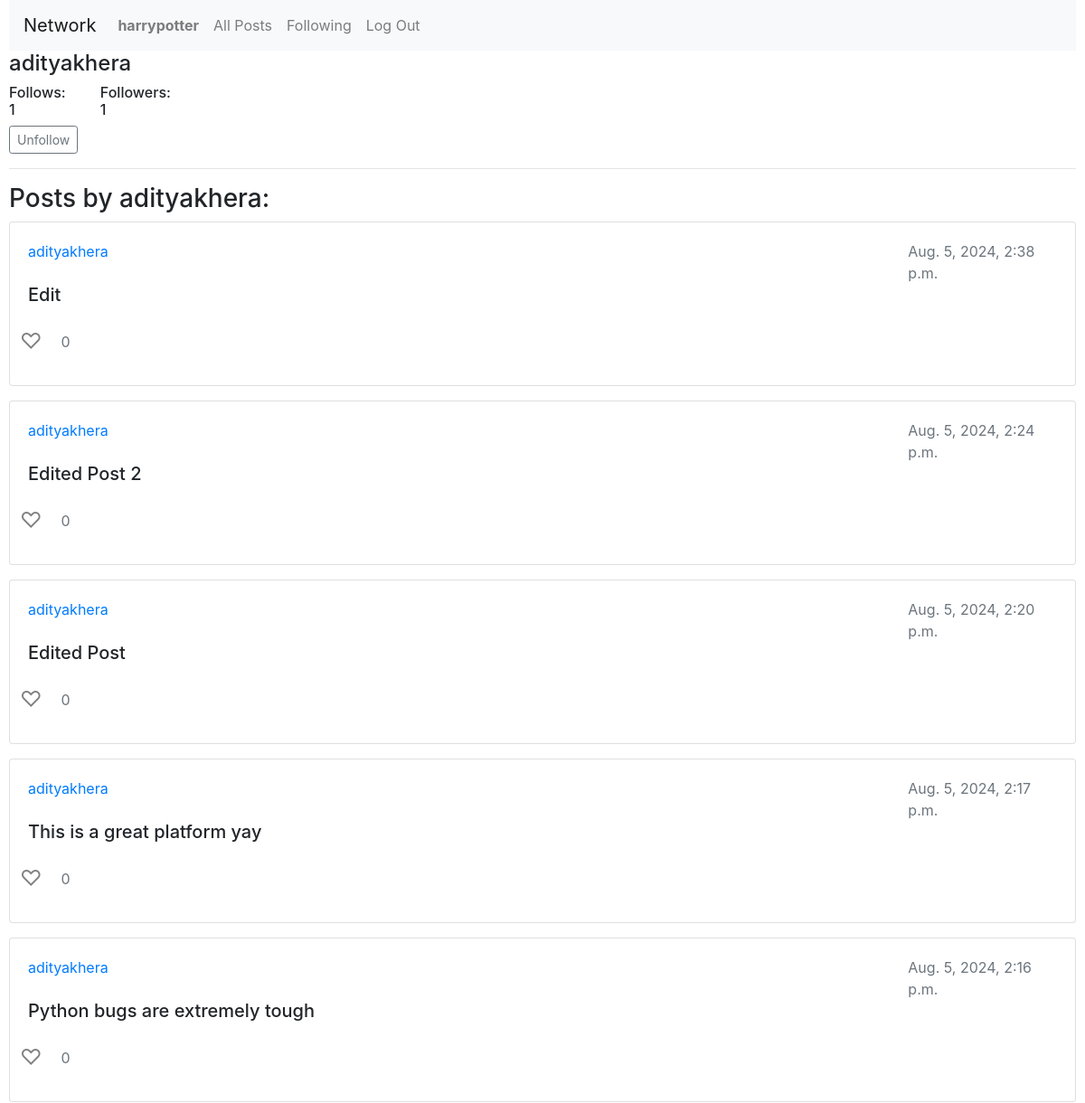
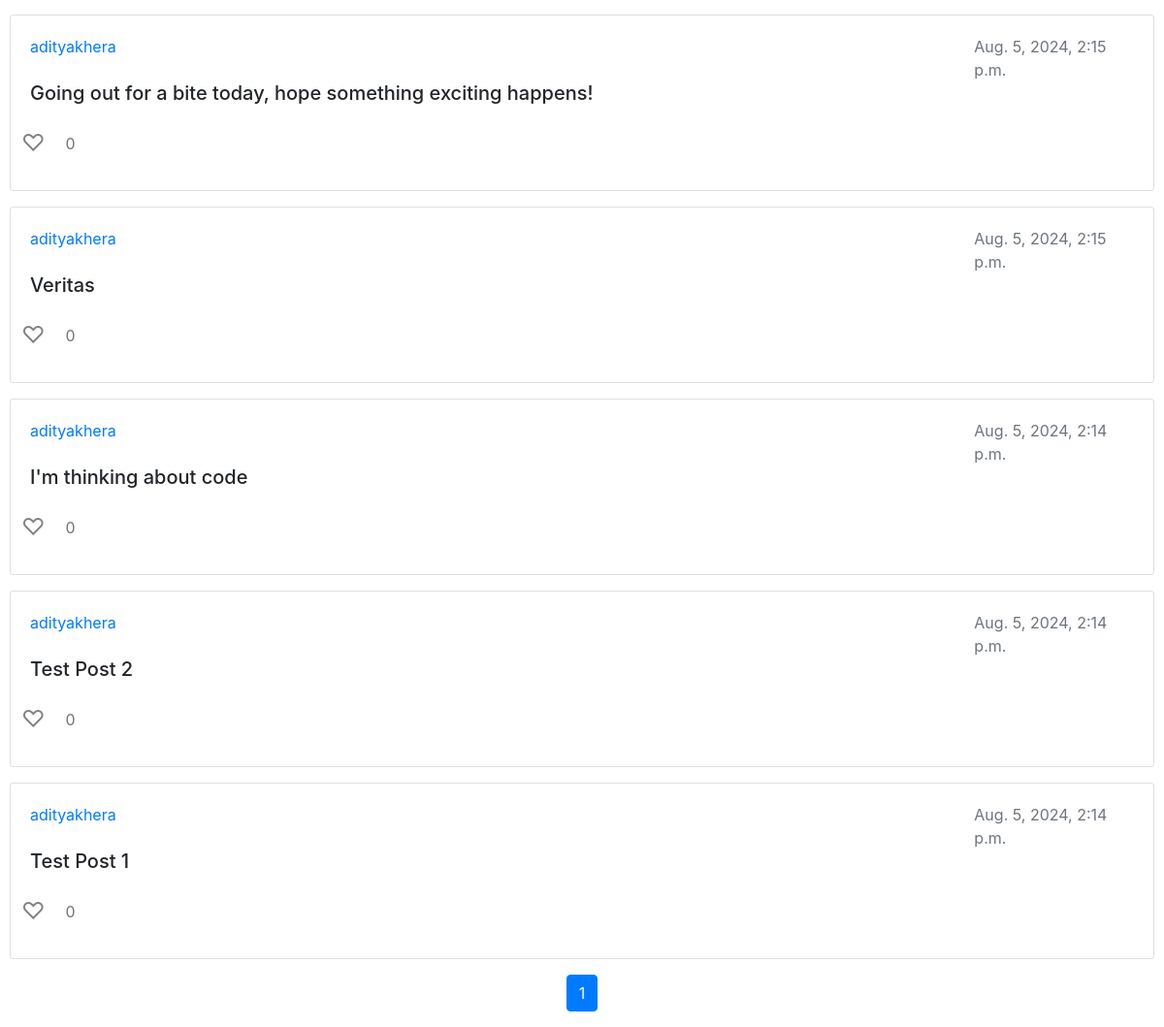
The page /profile/adityakhera (signed in) on the database its author committed (2 pictures, top to bottom).
### network/models.py (models this page shows, shortened)
class User(AbstractUser):
    pass

class Post(models.Model):
    user = models.ForeignKey(User, on_delete=models.CASCADE, related_name = 'posts_made')
    content = models.CharField(max_length=280)
    timestamp = models.DateTimeField(auto_now_add=True)

### network/views.py (the view)
# urls.py: path("profile/<str:username>", views.profile, name='profile'),
def profile(request, username):
    profile = User.objects.get(username = username)
    follower = User.objects.get(pk=request.user.id)
    posts_list = Post.objects.filter(user = profile).order_by('-timestamp')
    paginator = Paginator(posts_list, 10)  # 10 posts per page
    page_number = request.GET.get('page')
    posts = paginator.get_page(page_number)
    if Follower.objects.filter(user = follower, followers = profile).exists():
        following = True
    else:
        following = False
    return render(request, 'network/profile.html', {
        'profile' : profile,
        'posts' : posts,
        'following'  : following
    })

### network/templates/network/profile.html (shortened to what this page needs)
{% extends "network/layout.html" %}
{% block body %}
    <div class="h4">{{profile.username}}</div>
    <div class="row">
        <div class="h6 col-1">Follows: {{profile.followers.count}}</div>
        <div class="h6 col-1">Followers: {{profile.follows.count}}</div>
    </div>
    {% if user.is_authenticated and user.username != profile.username %}
        {% if following %}
            <a class="btn btn-sm btn-outline-secondary" type="button" id="followbutton" href="{% url 'follow' username=profile.username %}">Unfollow</a>
        {% else %}
            <a class="btn btn-sm btn-outline-secondary" type="button" id="followbutton" href="{% url 'follow' username=profile.username %}">Follow</a>
        {% endif %}
    {% endif %}
    <hr>
    <h3>Posts by {{profile.username}}:</h3>
    {% if posts %}
        <div class="row">
            <div class="col-12">
                {% for post in posts %}
                <div class="card mb-3">
                    <div class="card-body">
                        <div class="row">
                            {% if post.user.username == user.username %}
                                <a href="{% url 'profile' username=post.user.username %}" class="col-8">{{post.user.username}}</a>
                                <button class="edit-button btn btn-primary col-2" data-post-id="{{ post.id }}" data-post-content="{{ post.content|escapejs }}">Edit</button>
                            {% else %}
                                <a href="{% url 'profile' username=post.user.username %}" class="col-10">{{post.user.username}}</a>
                            {% endif %}
                            <div class="text-muted col-2">{{post.timestamp}}</div>
                        </div>
                        <h5 class="card-title" id="post-content-{{ post.id }}">{{ post.content }}</h5>
                        <div class="row">
                            <button class="like-button {% if user in post.likes.all %}liked{% else %}unliked{% endif %}" data-post-id="{{post.id}}">
                                {% if user in post.likes.all %}
                                &#x2764;
                                {% else %}
                                &#x2661;
                                {% endif %}
                            </button>
                            <p class="text-muted col-2 mt-3" id="like-count-{{post.id}}">{{post.likes.count}}</p>
                        </div>
                    </div>
                </div>
                {% endfor %}
            </div>
        </div>
        <nav aria-label="Page navigation">
            <ul class="pagination justify-content-center">
                {% for i in posts.paginator.page_range %}
                    {% if posts.number == i %}
                        <li class="page-item active"><a class="page-link" href="#">{{ i }}</a></li>
                    {% else %}
                        <li class="page-item"><a class="page-link" href="?page={{ i }}">{{ i }}</a></li>
                    {% endif %}
                {% endfor %}
            </ul>
        </nav>
    {% else %}
        <h4>No Posts Yet</h4>
    {% endif %}
{% endblock %}

### network/templates/network/layout.html (shortened to what this page needs)
{% load static %}
<!DOCTYPE html>
<html lang="en">
    <head>
        <link rel="stylesheet" href="https://stackpath.bootstrapcdn.com/bootstrap/4.4.1/css/bootstrap.min.css">
        <link href="{% static 'network/styles.css' %}" rel="stylesheet">
    </head>
    <body>
        <nav class="navbar navbar-expand-lg navbar-light bg-light">
            <a class="navbar-brand" href="#">Network</a>
            <div>
              <ul class="navbar-nav mr-auto">
                {% if user.is_authenticated %}
                    <li class="nav-item">
                        <a class="nav-link" href="{% url 'profile' username=user.username %}"><strong>{{ user.username }}</strong></a>
                    </li>
                {% endif %}
                <li class="nav-item">
                  <a class="nav-link" href="{% url 'index' %}">All Posts</a>
                </li>
                {% if user.is_authenticated %}
                    <li class="nav-item">
                        <a class="nav-link" href="{% url 'followingpage' %}">Following</a>
                    </li>
                    <li class="nav-item">
                        <a class="nav-link" href="{% url 'logout' %}">Log Out</a>
                    </li>
                {% endif %}
              </ul>
            </div>
          </nav>
        <div class="body">
            {% block body %}
            {% endblock %}
        </div>
    </body>
</html>

### network/templates/network/layout.html (style rules this page uses)
.like-button { background: none; border: none; cursor: pointer; outline: none; font-size: 24px; }
.like-button.unliked { color: grey; }
body { margin-left: 10px; margin-right: 10px; }

### rows shown on the page
User: username "harrypotter"
User: username "adityakhera", followers.count "1", follows.count "1"
Post: user.username "adityakhera", timestamp "Aug. 5, 2024, 2:38 p.m.", content "Edit", likes.count "0"
Post: user.username "adityakhera", timestamp "Aug. 5, 2024, 2:24 p.m.", content "Edited Post 2", likes.count "0"
Post: user.username "adityakhera", timestamp "Aug. 5, 2024, 2:20 p.m.", content "Edited Post", likes.count "0"
Post: user.username "adityakhera", timestamp "Aug. 5, 2024, 2:17 p.m.", content "This is a great platform yay", likes.count "0"
Post: user.username "adityakhera", timestamp "Aug. 5, 2024, 2:16 p.m.", content "Python bugs are extremely tough", likes.count "0"
Post: user.username "adityakhera", timestamp "Aug. 5, 2024, 2:15 p.m.", content "Going out for a bite today, hope something exciting happens!", likes.count "0"
Post: user.username "adityakhera", timestamp "Aug. 5, 2024, 2:15 p.m.", content "Veritas", likes.count "0"
Post: user.username "adityakhera", timestamp "Aug. 5, 2024, 2:14 p.m.", content "I'm thinking about code", likes.count "0"
Post: user.username "adityakhera", timestamp "Aug. 5, 2024, 2:14 p.m.", content "Test Post 2", likes.count "0"
Post: user.username "adityakhera", timestamp "Aug. 5, 2024, 2:14 p.m.", content "Test Post 1", likes.count "0"

### other values the page prints
{{ i }} "1"
